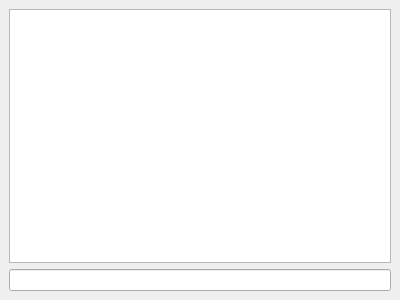
<?xml version="1.0" encoding="UTF-8"?>
<ui version="4.0">
 <class>DebugDockWidget</class>
 <widget class="QDockWidget" name="DebugDockWidget">
  <property name="geometry">
   <rect>
    <x>0</x>
    <y>0</y>
    <width>400</width>
    <height>300</height>
   </rect>
  </property>
  <property name="windowTitle">
   <string>Debug</string>
  </property>
  <widget class="QWidget" name="dockWidgetContents">
   <layout class="QVBoxLayout" name="verticalLayout">
    <item>
     <widget class="QPlainTextEdit" name="debugPTE">
      <property name="font">
       <font>
        <italic>false</italic>
       </font>
      </property>
      <property name="undoRedoEnabled">
       <bool>false</bool>
      </property>
      <property name="readOnly">
       <bool>true</bool>
      </property>
     </widget>
    </item>
    <item>
     <widget class="QLineEdit" name="sendDebugLE"/>
    </item>
   </layout>
  </widget>
 </widget>
 <resources/>
 <connections/>
</ui>
